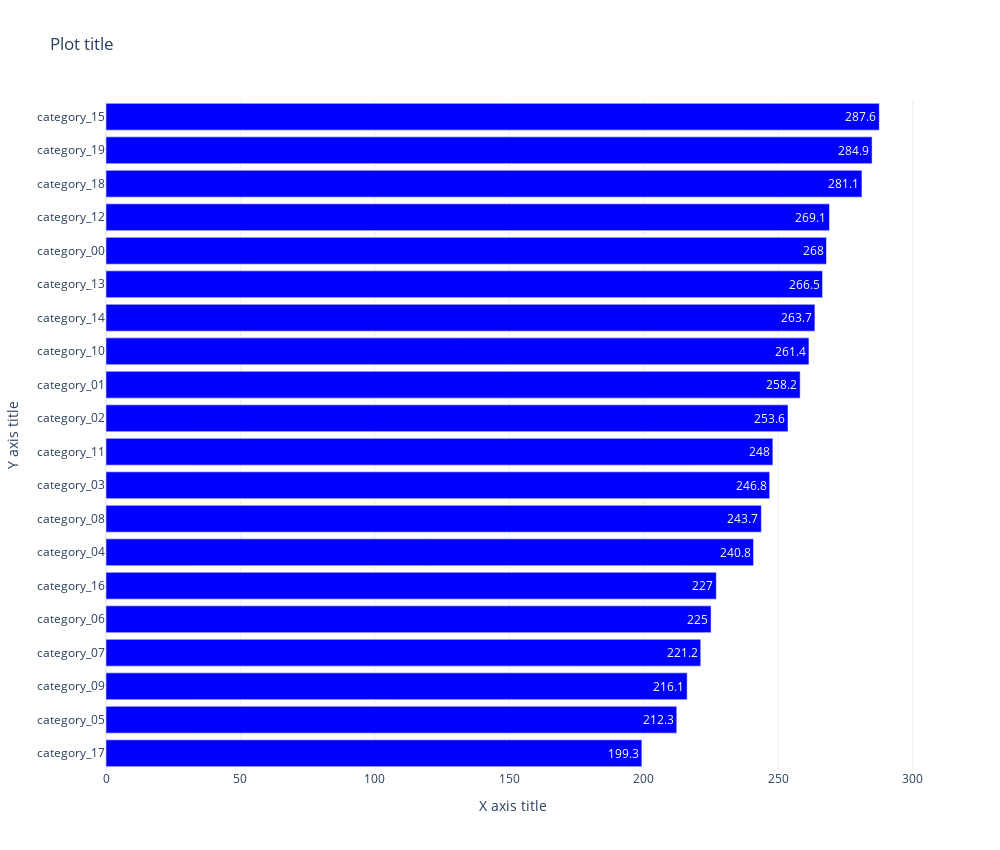

Source (notebook cell):
### Code cell
# Basic horizontal bar chart

e = d.groupby('category')[['x']].sum().reset_index().sort_values('x', ascending=True)

fig = go.Figure()
for i, category in enumerate(e.category):
    fig.add_trace(go.Bar(
        x=e[e.category==category].x,
        y=e[e.category==category].category,
        text=e[e.category==category].x.round(1),
        orientation='h',
        name=category,
        showlegend=True,
        marker=dict(color='blue')))
fig.update_layout(
    template='plotly_white',
    width=1000,
    height=50 + len(fig.data) * 40,
    title='Plot title',
    legend_title='Legend',
    showlegend=False)
fig.update_xaxes(
    title='X axis title',
    range=None,
    dtick=None)
fig.update_yaxes(
    title='Y axis title')
fig.show()

### Figure 1 — Plotly figure (JSON) as saved in the notebook; plotly's stock layout.template omitted (floating-point values rounded to 4 significant figures)
{"data": [{"marker": {"color": "blue"}, "name": "category_17", "orientation": "h", "showlegend": true, "text": [199.3], "type": "bar", "x": [199.3], "y": ["category_17"]}, {"marker": {"color": "blue"}, "name": "category_05", "orientation": "h", "showlegend": true, "text": [212.3], "type": "bar", "x": [212.3], "y": ["category_05"]}, {"marker": {"color": "blue"}, "name": "category_09", "orientation": "h", "showlegend": true, "text": [216.1], "type": "bar", "x": [216.1], "y": ["category_09"]}, {"marker": {"color": "blue"}, "name": "category_07", "orientation": "h", "showlegend": true, "text": [221.2], "type": "bar", "x": [221.2], "y": ["category_07"]}, {"marker": {"color": "blue"}, "name": "category_06", "orientation": "h", "showlegend": true, "text": [225], "type": "bar", "x": [225.0], "y": ["category_06"]}, {"marker": {"color": "blue"}, "name": "category_16", "orientation": "h", "showlegend": true, "text": [227], "type": "bar", "x": [227.0], "y": ["category_16"]}, {"marker": {"color": "blue"}, "name": "category_04", "orientation": "h", "showlegend": true, "text": [240.8], "type": "bar", "x": [240.8], "y": ["category_04"]}, {"marker": {"color": "blue"}, "name": "category_08", "orientation": "h", "showlegend": true, "text": [243.7], "type": "bar", "x": [243.7], "y": ["category_08"]}, {"marker": {"color": "blue"}, "name": "category_03", "orientation": "h", "showlegend": true, "text": [246.8], "type": "bar", "x": [246.8], "y": ["category_03"]}, {"marker": {"color": "blue"}, "name": "category_11", "orientation": "h", "showlegend": true, "text": [248], "type": "bar", "x": [248.0], "y": ["category_11"]}, {"marker": {"color": "blue"}, "name": "category_02", "orientation": "h", "showlegend": true, "text": [253.6], "type": "bar", "x": [253.6], "y": ["category_02"]}, {"marker": {"color": "blue"}, "name": "category_01", "orientation": "h", "showlegend": true, "text": [258.2], "type": "bar", "x": [258.2], "y": ["category_01"]}, {"marker": {"color": "blue"}, "name": "category_10", "orientation": "h", "showlegend": true, "text": [261.4], "type": "bar", "x": [261.4], "y": ["category_10"]}, {"marker": {"color": "blue"}, "name": "category_14", "orientation": "h", "showlegend": true, "text": [263.7], "type": "bar", "x": [263.7], "y": ["category_14"]}, {"marker": {"color": "blue"}, "name": "category_13", "orientation": "h", "showlegend": true, "text": [266.5], "type": "bar", "x": [266.5], "y": ["category_13"]}, {"marker": {"color": "blue"}, "name": "category_00", "orientation": "h", "showlegend": true, "text": [268], "type": "bar", "x": [268.0], "y": ["category_00"]}, {"marker": {"color": "blue"}, "name": "category_12", "orientation": "h", "showlegend": true, "text": [269.1], "type": "bar", "x": [269.1], "y": ["category_12"]}, {"marker": {"color": "blue"}, "name": "category_18", "orientation": "h", "showlegend": true, "text": [281.1], "type": "bar", "x": [281.1], "y": ["category_18"]}, {"marker": {"color": "blue"}, "name": "category_19", "orientation": "h", "showlegend": true, "text": [284.9], "type": "bar", "x": [284.9], "y": ["category_19"]}, {"marker": {"color": "blue"}, "name": "category_15", "orientation": "h", "showlegend": true, "text": [287.6], "type": "bar", "x": [287.6], "y": ["category_15"]}], "layout": {"height": 850, "legend": {"title": {"text": "Legend"}}, "showlegend": false, "title": {"text": "Plot title"}, "width": 1000, "xaxis": {"title": {"text": "X axis title"}}, "yaxis": {"title": {"text": "Y axis title"}}}}
